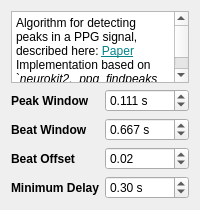
              <widget class="QWidget" name="page_peak_elgendi_ppg">
               <layout class="QFormLayout" name="formLayout_3">
                <item row="1" column="0">
                 <widget class="QLabel" name="label_peak_window">
                  <property name="font">
                   <font>
                    <italic>false</italic>
                    <bold>true</bold>
                   </font>
                  </property>
                  <property name="text">
                   <string>Peak Window</string>
                  </property>
                 </widget>
                </item>
                <item row="1" column="1">
                 <widget class="QDoubleSpinBox" name="peak_elgendi_ppg_peakwindow">
                  <property name="accelerated">
                   <bool>true</bool>
                  </property>
                  <property name="suffix">
                   <string> s</string>
                  </property>
                  <property name="decimals">
                   <number>3</number>
                  </property>
                  <property name="minimum">
                   <double>0.050000000000000</double>
                  </property>
                  <property name="maximum">
                   <double>5.000000000000000</double>
                  </property>
                  <property name="singleStep">
                   <double>0.001000000000000</double>
                  </property>
                  <property name="stepType">
                   <enum>QAbstractSpinBox::AdaptiveDecimalStepType</enum>
                  </property>
                  <property name="value">
                   <double>0.111000000000000</double>
                  </property>
                 </widget>
                </item>
                <item row="2" column="0">
                 <widget class="QLabel" name="beatWindowLabel">
                  <property name="font">
                   <font>
                    <italic>false</italic>
                    <bold>true</bold>
                   </font>
                  </property>
                  <property name="text">
                   <string>Beat Window</string>
                  </property>
                 </widget>
                </item>
                <item row="2" column="1">
                 <widget class="QDoubleSpinBox" name="peak_elgendi_ppg_beatwindow">
                  <property name="suffix">
                   <string> s</string>
                  </property>
                  <property name="decimals">
                   <number>3</number>
                  </property>
                  <property name="minimum">
                   <double>0.100000000000000</double>
                  </property>
                  <property name="maximum">
                   <double>5.000000000000000</double>
                  </property>
                  <property name="singleStep">
                   <double>0.001000000000000</double>
                  </property>
                  <property name="stepType">
                   <enum>QAbstractSpinBox::AdaptiveDecimalStepType</enum>
                  </property>
                  <property name="value">
                   <double>0.667000000000000</double>
                  </property>
                 </widget>
                </item>
                <item row="3" column="0">
                 <widget class="QLabel" name="beatOffsetLabel">
                  <property name="font">
                   <font>
                    <italic>false</italic>
                    <bold>true</bold>
                   </font>
                  </property>
                  <property name="text">
                   <string>Beat Offset</string>
                  </property>
                 </widget>
                </item>
                <item row="3" column="1">
                 <widget class="QDoubleSpinBox" name="peak_elgendi_ppg_beatoffset">
                  <property name="suffix">
                   <string/>
                  </property>
                  <property name="decimals">
                   <number>2</number>
                  </property>
                  <property name="maximum">
                   <double>1.000000000000000</double>
                  </property>
                  <property name="singleStep">
                   <double>0.010000000000000</double>
                  </property>
                  <property name="stepType">
                   <enum>QAbstractSpinBox::AdaptiveDecimalStepType</enum>
                  </property>
                  <property name="value">
                   <double>0.020000000000000</double>
                  </property>
                 </widget>
                </item>
                <item row="4" column="0">
                 <widget class="QLabel" name="minimumDelayLabel">
                  <property name="font">
                   <font>
                    <italic>false</italic>
                    <bold>true</bold>
                   </font>
                  </property>
                  <property name="text">
                   <string>Minimum Delay</string>
                  </property>
                 </widget>
                </item>
                <item row="4" column="1">
                 <widget class="QDoubleSpinBox" name="peak_elgendi_ppg_min_delay">
                  <property name="suffix">
                   <string> s</string>
                  </property>
                  <property name="decimals">
                   <number>2</number>
                  </property>
                  <property name="maximum">
                   <double>10.000000000000000</double>
                  </property>
                  <property name="singleStep">
                   <double>0.010000000000000</double>
                  </property>
                  <property name="stepType">
                   <enum>QAbstractSpinBox::AdaptiveDecimalStepType</enum>
                  </property>
                  <property name="value">
                   <double>0.300000000000000</double>
                  </property>
                 </widget>
                </item>
                <item row="0" column="0" colspan="2">
                 <widget class="QTextBrowser" name="peak_elgendi_ppg_info">
                  <property name="sizePolicy">
                   <sizepolicy hsizetype="Expanding" vsizetype="Minimum">
                    <horstretch>0</horstretch>
                    <verstretch>0</verstretch>
                   </sizepolicy>
                  </property>
                  <property name="maximumSize">
                   <size>
                    <width>16777215</width>
                    <height>100</height>
                   </size>
                  </property>
                  <property name="sizeAdjustPolicy">
                   <enum>QAbstractScrollArea::AdjustToContents</enum>
                  </property>
                  <property name="html">
                   <string>&lt;!DOCTYPE HTML PUBLIC &quot;-//W3C//DTD HTML 4.0//EN&quot; &quot;http://www.w3.org/TR/REC-html40/strict.dtd&quot;&gt;
&lt;html&gt;&lt;head&gt;&lt;meta name=&quot;qrichtext&quot; content=&quot;1&quot; /&gt;&lt;meta charset=&quot;utf-8&quot; /&gt;&lt;style type=&quot;text/css&quot;&gt;
p, li { white-space: pre-wrap; }
hr { height: 1px; border-width: 0; }
li.unchecked::marker { content: &quot;\2610&quot;; }
li.checked::marker { content: &quot;\2612&quot;; }
&lt;/style&gt;&lt;/head&gt;&lt;body style=&quot; font-family:'Segoe UI'; font-size:9pt; font-weight:400; font-style:normal;&quot;&gt;
&lt;p style=&quot; margin-top:0px; margin-bottom:0px; margin-left:0px; margin-right:0px; -qt-block-indent:0; text-indent:0px;&quot;&gt;Algorithm for detecting peaks in a PPG signal, described here: &lt;a href=&quot;https://doi.org/10.1371/journal.pone.0076585&quot;&gt;&lt;span style=&quot; text-decoration: underline; color:#038387;&quot;&gt;Paper&lt;/span&gt;&lt;/a&gt;&lt;/p&gt;
&lt;p style=&quot; margin-top:0px; margin-bottom:0px; margin-left:0px; margin-right:0px; -qt-block-indent:0; text-indent:0px;&quot;&gt;Implementation based on `&lt;span style=&quot; font-style:italic;&quot;&gt;neurokit2._ppg_findpeaks_elgendi`&lt;/span&gt; function&lt;/p&gt;&lt;/body&gt;&lt;/html&gt;</string>
                  </property>
                 </widget>
                </item>
               </layout>
              </widget>
